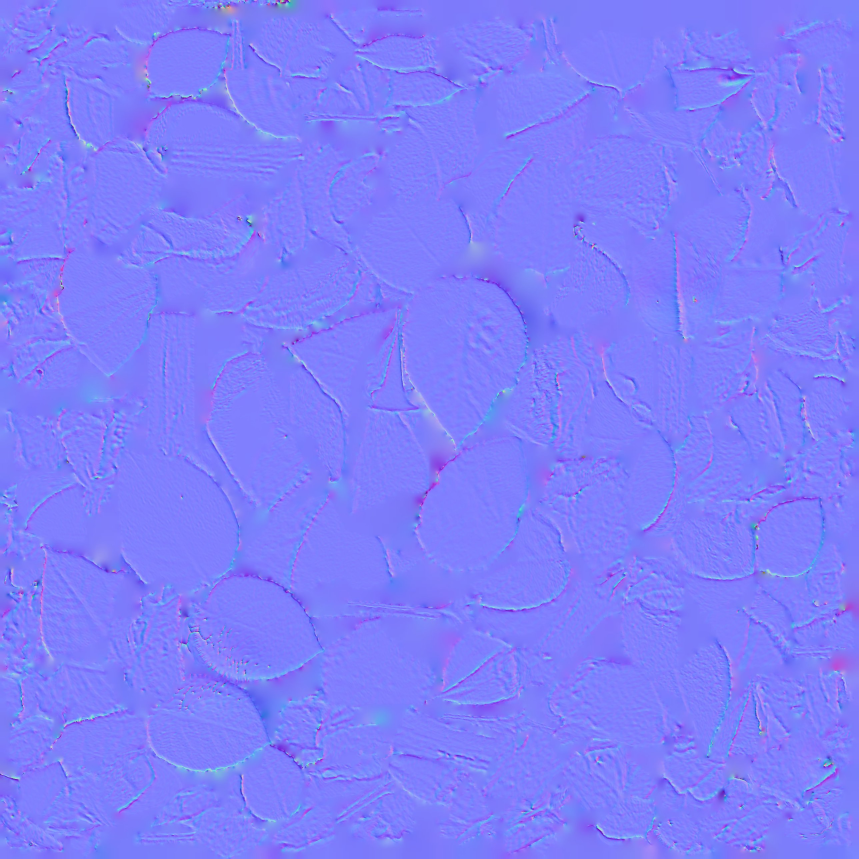
#> input picture data_archive/sources/50b48692-image.jpg, 2576 x 2576 px (shown at 1/3 size)
$ python -i loop_cube.py   (imports and definitions only)
#> lines starting #> are read from the running program, lines starting #| are printed output that depends on the picture
### pipeline/common.py
import cv2, numpy as np, subprocess, os

W, H = (int(x_) for x_ in os.environ.get('DESIGN', '1280x720').split('x'))   # design canvas (720x1280 = 9:16)
FPS = 30
BPM = 100.0
BEAT = 60.0 / BPM


# [8 lines left out: function beat, not called in this run]


class Clip:
    # [17 lines left out: functions __init__, get, not called in this run]


def gradient_lut(stops):
    """stops: list of (pos, (r,g,b)). returns 256x3 BGR float32 LUT 0..1"""
    xs = np.linspace(0, 1, 256)
    lut = np.zeros((256, 3), np.float32)
    ps = [s[0] for s in stops]
    for c in range(3):
        lut[:, 2 - c] = np.interp(xs, ps, [s[1][c] / 255.0 for s in stops])
    return lut


EMBER = gradient_lut([(0.0, (4, 1, 2)), (0.22, (52, 6, 10)), (0.45, (160, 34, 18)),
                      (0.66, (226, 120, 30)), (0.84, (246, 196, 80)), (1.0, (255, 244, 214))])
AMBER = gradient_lut([(0.0, (6, 2, 1)), (0.3, (90, 22, 8)), (0.6, (214, 112, 26)),
                      (0.85, (250, 205, 110)), (1.0, (255, 250, 232))])


def luma(img):
    return (img[..., 0] * 0.114 + img[..., 1] * 0.587 + img[..., 2] * 0.299)


# [24 lines left out: functions grade_map, warm_split, bloom, not called in this run]


def vignette(h=H, w=W, k=0.55):
    y, x = np.mgrid[0:h, 0:w].astype(np.float32)
    x = (x - w / 2) / (w / 2)
    y = (y - h / 2) / (h / 2)
    r = np.sqrt(x * x * 0.8 + y * y)
    return np.clip(1 - k * r ** 2.2, 0, 1)[..., None].astype(np.float32)


_rng = np.random.default_rng(7)


# [5 lines left out: function grain, not called in this run]


def tonemap(img):
    # soft shoulder so highlights roll off instead of clipping (pristine look)
    return 1 - np.exp(-np.clip(img, 0, None) * 1.25) * 1.0 if False else np.clip(img / (1 + np.clip(img - 0.85, 0, None)), 0, 1)


class Writer:
    # [31 lines left out: functions __init__, write, close, not called in this run]


def soft_pulse(t, attack=0.12, release=0.45):
    """Delicate pulse: smooth rise (attack s) and gentle fall (release s) per beat, no hard edges.
    Stand-in for a smoothed audio envelope (RMS / low band) once the real track is in."""
    ph = t % BEAT
    up = np.clip(ph / attack, 0, 1)
    up = up * up * (3 - 2 * up)
    down = np.exp(-max(0.0, ph - attack) / release)
    bar = int(t / BEAT) % 4
    acc = 1.0 if (bar == 0 or os.environ.get('PULSE_NOACC')) else 0.7
    # blend from the tail of the previous beat so there is no step at the beat boundary
    prev_tail = np.exp(-(ph + BEAT - attack) / release)
    return float(max(up * down, prev_tail * (1 - up)) * acc)


# [21 lines left out: function halftone_color, not called in this run]

### pipeline/sheet_loop2.py
"""3D dot sheet, 15 s seamless loop, v2.
Fixes/additions vs loop v1:
 - no seams: each dot is split smoothly between the two nearest focus levels (no snapping)
 - no exposed edge: sheet starts right under the camera and is wider at the sides
 - steadier brightness: pass 1 measures each frame's brightness from the dots themselves,
   pass 2 applies a smoothed, loop-wrapped correction (partial, so the landscape still breathes)
 - subtle twinkle: individual ground-anchored dots glint; periodic per loop (seamless)
 - dust: ~1/3 as many specks, much smaller and fainter
Look, palette, tempo, horizon (1/4), travel and loop logic as loop v1."""
import sys
import opensimplex
from common import *

opensimplex.seed(70)
#> (this line was passed over: opensimplex is not available in this run)


def hexrgb(h):
    return tuple(int(h[i:i + 2], 16) for i in (0, 2, 4))


PAL = gradient_lut([(0.00, hexrgb('5A0620')), (0.14, hexrgb('8A0A34')), (0.30, hexrgb('C2183F')),
                    (0.48, hexrgb('D8542C')), (0.64, hexrgb('E8A322')), (0.80, hexrgb('F6B93A')),
                    (0.92, hexrgb('FFDC96')), (1.00, hexrgb('FFF1D8'))])
HAZE = np.array(hexrgb('E39A3C')[::-1], np.float32) / 255
DEEP = np.array(hexrgb('4A0418')[::-1], np.float32) / 255

FPX = H * 1.05
CAMY = 1.05
ZNEAR, ZFAR = 0.12, 20.0                       # sheet now starts under the camera (no exposed near edge)
DXW, DZW = 0.032, 0.040
S = 0.8
RES = 0.035
HORIZON = 0.25
LOOP = 15.0
SPEED = 0.78

rows = np.arange(ZNEAR, ZFAR, DZW, dtype=np.float32)
pts_x, pts_z, pts_c = [], [], []
for z in rows:
    half = max(z, 0.5) * (W / 2) / FPX * 1.3 + 1.4    # wider margin: camera sway never reveals the sides
    xs = np.arange(-half, half, DXW, dtype=np.float32)
    pts_x.append(xs); pts_z.append(np.full_like(xs, z))
PX = np.concatenate(pts_x); PZ = np.concatenate(pts_z)
COL_ID = np.round(PX / DXW).astype(np.int64)
UA, UB = PX.min() * S - 3, PX.max() * S + 3
VA, VB = PZ.min() * S - 3, PZ.max() * S + 8
uu = np.arange(UA, UB, RES); vv = np.arange(VA, VB, RES)


def lattice(z, sc=1.0):
    return opensimplex.noise3array(uu * sc, vv * sc, np.array([z]))[0].astype(np.float32)


# [21 lines left out: functions sample, field_raw, shape, not called in this run]


# ---- timing (identical to loop v1) ----
N = int(LOOP * FPS)
taus, trav = [0.0], [0.0]
for _i in range(N):
    _p = soft_pulse(_i / FPS)
    taus.append(taus[-1] + (1.0 + 1.6 * _p) / FPS)
    trav.append(trav[-1] + SPEED * (1.0 + 0.30 * _p) / FPS)
TAU_T = taus[N]
D = round(trav[N] / DZW) * DZW
ROWS_PER_LOOP = int(round(D / DZW))
trav = [x * D / trav[N] for x in trav]
TX = 4.0


# [24 lines left out: functions frame_field, hash01, twinkle, not called in this run]


# ---- dust: fewer, finer ----
rng = np.random.default_rng(11)
ND = 110
DX = rng.uniform(-3.5, 3.5, ND).astype(np.float32)
DY = rng.uniform(-0.3, 1.2, ND).astype(np.float32)
DZMIN, DZRANGE = 0.3, 7.5
DZ0 = rng.uniform(0, DZRANGE, ND).astype(np.float32)
DPH = rng.uniform(0, 6.28, ND).astype(np.float32)
DK = rng.integers(1, 3, ND).astype(np.float32)


# [15 lines left out: functions dust_z, splat, not called in this run]


def disc(r):
    k = int(np.ceil(r)) * 2 + 1
    yy, xx = np.mgrid[:k, :k] - k // 2
    rr = np.sqrt(xx * xx + yy * yy)
    d = np.clip(r + 0.5 - rr, 0, 1).astype(np.float32)
    d[rr > r - 0.8] *= 1.25
    return d / d.sum()


LEVELS = [('g', 0.7), ('g', 1.3), ('g', 2.2), ('d', 2.2), ('d', 3.6), ('d', 5.5), ('d', 8.0), ('d', 11.5)]
KER = {L: disc(r) for L, (k, r) in enumerate(LEVELS) if k == 'd'}
RAD = np.array([r if k == 'g' else r * 2 for k, r in LEVELS])
LRAD = np.log(RAD)
vig = vignette(k=0.45)
APER = 10.0
NEAR_GAIN = 9.0
GLOW = 1.0
EXP = 1.7
PITCH = float(np.arctan((0.5 - HORIZON) * H / FPX) + np.arctan(CAMY / 15.5))
CP, SP = np.cos(PITCH), np.sin(PITCH)
ZF = CAMY / np.tan(PITCH + 0.12) * 1.6


# [74 lines left out: functions geometry, brightness_proxy, render, not called in this run]


# [17 lines that do not run on import are left out]

### pipeline/loop_cube.py
"""Cube <-> sphere dot lattice (after the 'Pin on Horizon' reference) in the locked D halftone look.
A shell of dots on the faces of a cube, first seen corner-on (hexagon), tumbles one full turn about a tilted
axis, morphs into a sphere, holds, tumbles on and morphs back to the corner-on cube. Seamless loop of 14 beats
at 146 BPM (144 frames @ 25 fps).
Overlapping motion: every dot follows the rotation with its own small delay (height-based + random) and morphs
on its own staggered schedule with a springy overshoot, so the form twists and ripples in motion and settles
back crisp when it holds. Look: D palette, light from the front-left key + nearness, depth of field, per-dot
glow, glints, background specks, 180-degree motion blur, delicate light-only beat pulse."""
import sys, os
import numpy as np, cv2
import common
common.FPS = 25
from common import W, H, luma, Writer
import sheet_loop2 as L

FPS = 25
N = 144                                    # 14 beats @146 BPM = 5.753 s -> 144 frames
T = N / FPS
BEATS = 14
rng = np.random.default_rng(14)

# ---- the lattice: dots on the six faces of a cube (11 x 11 per face) ----
n = 11
g = np.linspace(-1, 1, n)
X, Y, Z = np.meshgrid(g, g, g, indexing='ij')
shell = (np.abs(X) > 0.999) | (np.abs(Y) > 0.999) | (np.abs(Z) > 0.999)
P = np.stack([X[shell], Y[shell], Z[shell]], 1)
NP = len(P)
Pinf = np.abs(P).max(1)
SPH = P / np.linalg.norm(P, axis=1, keepdims=True) * 1.12   # same dot on the sphere (radial mapping)


def rot_to(a, b):
    a = a / np.linalg.norm(a); b = b / np.linalg.norm(b)
    v = np.cross(a, b); c = np.dot(a, b)
    K = np.array([[0, -v[2], v[1]], [v[2], 0, -v[0]], [-v[1], v[0], 0]])
    return np.eye(3) + K + K @ K / (1 + c)


def axis_rot(ax, ang):
    ax = ax / np.linalg.norm(ax)
    K = np.array([[0, -ax[2], ax[1]], [ax[2], 0, -ax[0]], [-ax[1], ax[0], 0]])
    return np.eye(3) + np.sin(ang) * K + (1 - np.cos(ang)) * K @ K


R0 = rot_to(np.array([1.0, 1.0, 1.0]), np.array([0.0, 0.0, 1.0]))      # corner-on: body diagonal -> camera
R0 = axis_rot(np.array([0, 0, 1.0]), np.deg2rad(15)) @ R0              # a cube edge stands vertical-ish (pointy-top hexagon)
AX = np.array([0.32, 1.0, 0.22])                                       # tumble axis (camera space)


# ---- timeline (seconds, periodic over T) ----
def smooth(x):
    x = np.clip(x, 0, 1); return x * x * x * (x * (6 * x - 15) + 10)


tt = np.linspace(0, T, 4001)
speed = (np.exp(-((tt - 1.45) / 0.55) ** 2) + np.exp(-((tt - 4.25) / 0.55) ** 2)) + 0.06 * np.exp(-((tt - 2.85) / 0.6) ** 2)
# [2 lines not run here, left out]


def turn(t):                                   # rotation progress 0..1 (one full turn), periodic
    return np.interp(np.mod(t, T), tt, cum)


def back_out(x, s=1.9):                        # springy ease with overshoot
    x = np.clip(x, 0, 1); x1 = x - 1
    return 1 + (s + 1) * x1 ** 3 + s * x1 ** 2


def morph(t):                                  # 0 = cube, 1 = sphere ; in at ~1.7-2.5 s, out at ~3.6-4.4 s
    t = np.mod(t, T)
    a = back_out((t - 1.65) / 0.85)
    b = back_out((t - 3.55) / 0.85)
    return np.where(t < 1.65, 0.0, a) - np.where(t < 3.55, 0.0, b)


# per-dot overlap: rotation lag from height in the cube (bottom leads, top follows) + a little random
LAG_R = 0.07 + 0.11 * (P[:, 1] + 1) / 2 + rng.uniform(0, 0.04, NP)
# morph stagger: corners last (most distance to travel), with random jitter
LAG_M = 0.30 * (Pinf * 0 + np.linalg.norm(P, axis=1) - 1) / (np.sqrt(3) - 1) + rng.uniform(0, 0.16, NP)

# ---- look ----
D = 7.2                                        # camera distance (cube half-size = 1)
FOC = H * 0.215 * D                            # corner-on hexagon ~55 % of the frame height
# [1 line not run here, left out]
SEL = rng.random(NP) < 0.05; GK = rng.integers(1, 4, NP); GPH = rng.random(NP)   # glints (integer cycles/loop)
NSP = 320
SPX = rng.uniform(0, W, NSP); SPY = rng.uniform(0, H, NSP); SPA = rng.uniform(2, 9, NSP); SPP = rng.uniform(0, 6.28, NSP)
SPK = rng.integers(1, 3, NSP); SPB = rng.uniform(0.2, 1.0, NSP) ** 2; SPR = 0.6 + (rng.random(NSP) < 0.07) * rng.uniform(3, 8, NSP)
SPC = L.PAL[((0.55 + 0.35 * rng.random(NSP)) * 255).astype(np.uint8)]


def pulse(t):                                  # delicate per-beat swell, periodic (14 beats per loop)
    ph = np.mod(t / T * BEATS, 1.0)
    return np.exp(-ph / 0.28) * (1 - np.exp(-ph / 0.03))


def positions(t):
    """3D dot positions (camera space) at time t, with per-dot overlap"""
    tr = t - LAG_R
    ang = 2 * np.pi * turn(tr)
    m = morph(t - LAG_M)[:, None]
    base = P * (1 - m) + SPH * m
    out = np.empty_like(base)
    # rotation per dot (each dot its own phase of the same tumble)
    ax = AX / np.linalg.norm(AX)
    c, s = np.cos(ang)[:, None], np.sin(ang)[:, None]
    v = base @ R0.T
    out = v * c + np.cross(ax[None], v) * s + ax[None] * (v @ ax)[:, None] * (1 - c)   # Rodrigues
    return out


def project(q):
    z = D - q[:, 2]
    return W / 2 + FOC * q[:, 0] / z, H / 2 - FOC * q[:, 1] / z, z


def render(i):
    t = i / FPS
    p = pulse(t)
    q = positions(t)
    u, v, z = project(q)
    nrm = q / np.maximum(np.linalg.norm(q, axis=1, keepdims=True), 1e-6)
    lam = np.clip(nrm @ LK, 0, 1)
    near = np.clip((q[:, 2] + 1.25) / 2.5, 0, 1)                    # 0 = back of the form, 1 = front
    val = np.clip(0.06 + 0.52 * near + 0.42 * lam * (0.4 + 0.6 * near), 0, 1)
    val = val * val * (3 - 2 * val)
    col = L.PAL[((0.08 + 0.92 * val) * 255).astype(np.uint8)]
    fog = (1 - near)[:, None] ** 1.5 * 0.55
    col = col * (1 - fog) + L.DEEP * fog
    tw = SEL * np.maximum(np.sin(2 * np.pi * (GK * t / T + GPH)), 0) ** 24 * (0.4 + 0.6 * val)
    w = (0.30 + 0.70 * val) * (0.35 + 0.65 * near) * (1 + 2.0 * tw) * 6.5
    col = col * (1 - tw[:, None] * 0.5) + L.PAL[255][None] * tw[:, None] * 0.5
    zf = D - 0.55
    r = np.maximum(1.5, 70.0 * np.abs(1 / z - 1 / zf) * D)
    # 180-degree motion blur: sample the dots across the open shutter
    K = 7
    U, V, C, Wt, Rr = [], [], [], [], []
    for k in range(K):
        ts = t + (k + 0.5) / K * 0.5 / FPS
        uk, vk, _ = project(positions(ts))
        U.append(uk); V.append(vk); C.append(col); Wt.append(w / K); Rr.append(r)
    U, V, C, Wt, Rr = map(np.concatenate, (U, V, C, Wt, Rr))
    # background specks: sparse, small circular wobble + twinkle, periodic
    ph = 2 * np.pi * SPK * t / T + SPP
    su = SPX + SPA * np.cos(ph); sv = SPY + SPA * 0.6 * np.sin(ph)
    stw = 0.35 + 0.65 * np.maximum(np.sin(ph * 2 + SPP), 0) ** 3
    U = np.concatenate([U, su]); V = np.concatenate([V, sv]); C = np.concatenate([C, SPC])
    Wt = np.concatenate([Wt, SPB * stw * 0.9]); Rr = np.concatenate([Rr, SPR])
    # focus levels (smooth split between the two nearest blur radii)
    lr = np.clip(np.log(Rr), L.LRAD[0], L.LRAD[-1])
    k0 = np.clip(np.searchsorted(L.LRAD, lr) - 1, 0, len(L.RAD) - 2)
    fr = ((lr - L.LRAD[k0]) / (L.LRAD[k0 + 1] - L.LRAD[k0])).astype(np.float32)
    img = np.zeros((H, W, 3), np.float32)
    for Lv, (kind, rad) in enumerate(L.LEVELS):
        wl = np.where(k0 == Lv, 1 - fr, 0) + np.where(k0 + 1 == Lv, fr, 0)
        mm = wl > 1e-4
        if not mm.any():
            continue
        ww = Wt[mm] * wl[mm]
        if kind == 'g':
            acc = np.stack([L.splat(U[mm], V[mm], ww * C[mm, c], H, W) for c in range(3)], -1)
            img += cv2.GaussianBlur(acc, (0, 0), rad) * (rad / 0.7) ** 1.2
        else:
            acc = np.stack([L.splat(U[mm] / 2, V[mm] / 2, ww * C[mm, c], H // 2, W // 2) for c in range(3)], -1)
            img += cv2.resize(cv2.filter2D(acc, -1, L.KER[Lv]) * (rad / 2.2) ** 1.2 * 1.6, (W, H))
    img *= L.EXP * (0.96 + 0.08 * p)
    # per-dot glow
    m = Wt > 0
    gacc = np.stack([L.splat(U / 2, V / 2, Wt * C[:, c], H // 2, W // 2) for c in range(3)], -1)
    halo = cv2.GaussianBlur(gacc, (0, 0), 2.0) + cv2.GaussianBlur(gacc, (0, 0), 7.0) * 0.8
    img = img + cv2.resize(halo, (W, H)) * L.EXP * L.GLOW * 0.55 * (0.9 + 0.2 * p)
    img = img * L.vig
    Lm = luma(img)[..., None]
    sat = 1.0 + 0.30 * np.exp(-((Lm - 0.35) / 0.25) ** 2)
    img = np.clip(Lm + (img - Lm) * sat, 0, None)
    Lm = luma(img)[..., None]
    Lt = Lm / (1 + Lm * 0.85)
    return np.clip(img * (Lt / np.maximum(Lm, 1e-5)) * 1.25, 0, 1)


# [9 lines not run here, left out]

>>> import cv2
>>> picture = cv2.imread('../data_archive/sources/50b48692-image.jpg')
#> picture is the input picture: shape (2576, 2576, 3); mean B, G, R 251.9, 127, 127.2
>>> result = render(picture)
#> in pulse, `ph = np.mod(t / T * BEATS, 1.0)`:
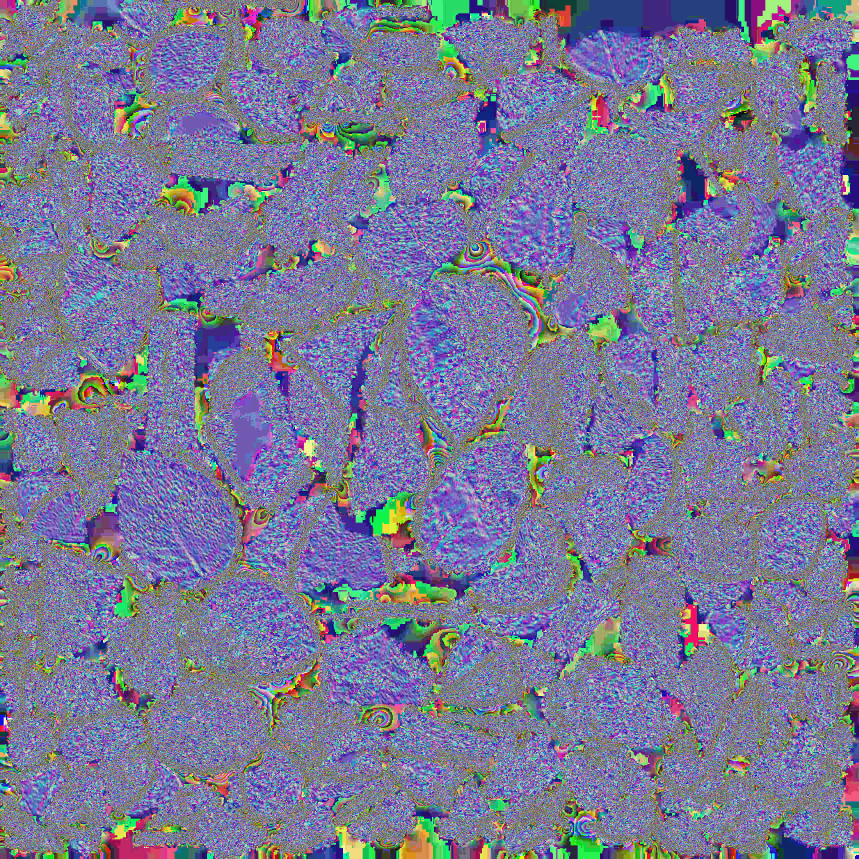
#> ph: shape (2576, 2576, 3) float64 (shown at 1/3 size); mean B, G, R 0.595, 0.478, 0.476
#> in pulse, `return np.exp(-ph / 0.28) * (1 - np.exp(-ph / 0.03))`:
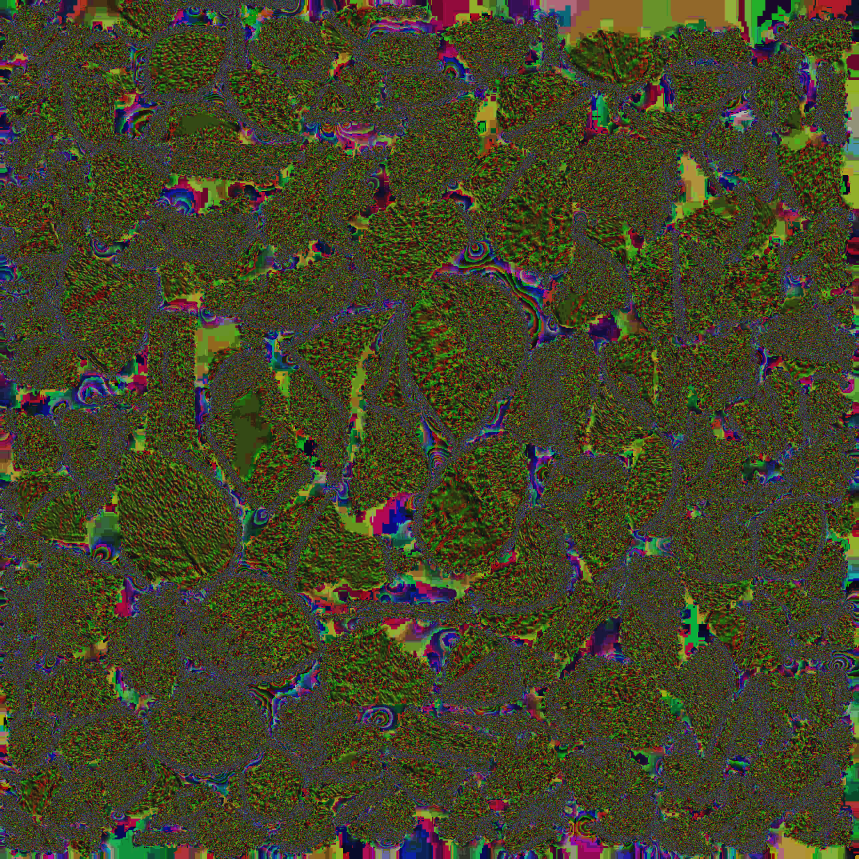
#> returned value: shape (2576, 2576, 3) float64 (shown at 1/3 size); mean of channels 0, 1, 2 0.156, 0.262, 0.262; drawn as B, G, R
#> (the run stopped early here; a loop or call above may not have finished)
